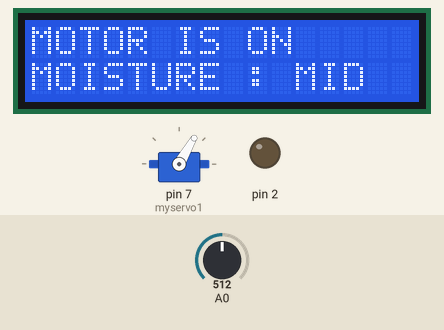
The sketch below on a simulated Arduino Uno, built with avr-gcc and run on an emulated ATmega328P. On the bench: servo, 16×2 character LCD, output pins drawn as LEDs (lit = HIGH). The test bench sets the inputs (shaded band); at power-on: A0 = 512. What the sketch prints to the serial monitor is not drawn.

Above: at 8.3 s.
8.4 s: A0 set to 490
At 13.1 s:
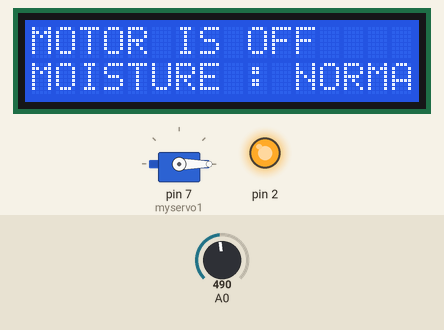
13.9 s: A0 set to 716
At 18.6 s:
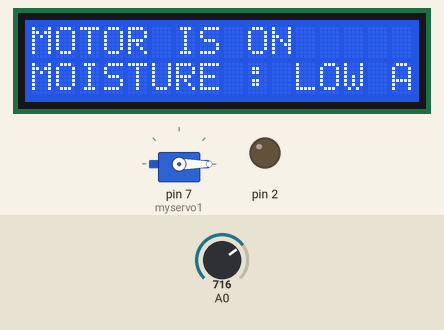
19.4 s: A0 set to 306
At 24.9 s:
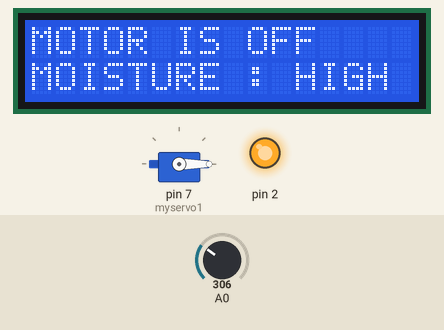
25.3 s: A0 set to 710
At 28.4 s:
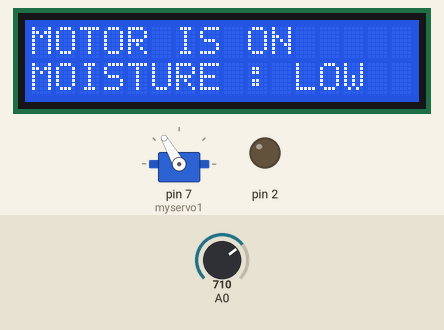
30.8 s: A0 set to 900
At 35.39 s:
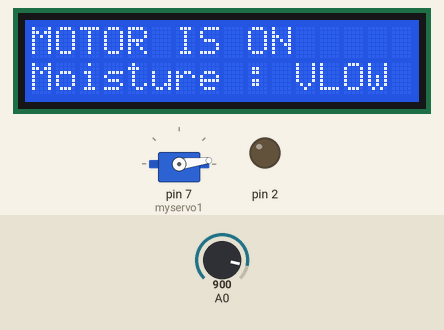
37.6 s: A0 set to 690
At 42.8 s:
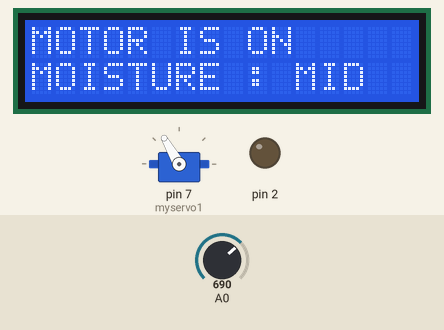
Timing chart, 0 to 44.1 s (numbered marks = the images above; inputs shaded):
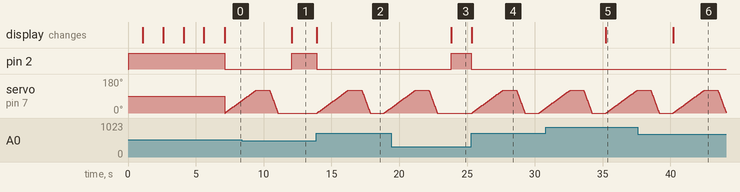

The sketch:

wateringPlantSystem.ino
```cpp
#include <LiquidCrystal_I2C.h>
#include <Servo.h>
LiquidCrystal_I2C dis(0x27, 16, 2);
Servo myservo1;
int pos = 0;
int cm = 0;


void setup() {
myservo1.attach(7);
Serial.begin(9600);
dis.init();
dis.backlight();
dis.clear();
pinMode(2, OUTPUT);
digitalWrite(2, HIGH);
delay(1000);
dis.setCursor(0, 0);
dis.print(" MY IRRIGRATION");
dis.setCursor(0, 1);
dis.print("SYSTEM IS ON ");
for (int a = 12; a <= 15; a++) {
  dis.setCursor(a, 1);
  dis.print(".");
  delay(1500);
}
dis.clear();

}

void loop() {
int value = analogRead(A0);
Serial.println(value);

if (value >= 900){
  dis.setCursor(0, 1);
  dis.print("Moisture : VLOW ");
  digitalWrite(2, LOW);
  dis.setCursor(0, 0);
  dis.print("MOTOR IS ON ");

  for (pos = 0; pos <= 120; pos += 1){
    myservo1.write(pos);
    delay(19);
  }
  delay(1000);

  for (pos = 120; pos >= 0; pos -= 1){
    myservo1.write(pos);
    delay(5);
  }
  delay(1000);
} else if (value >= 700) {
  dis.setCursor(0, 1);
  dis.print("MOISTURE : LOW ");
  digitalWrite(2, LOW);
  dis.setCursor(0, 0);
  dis.print("MOTOR IS ON ");

  for (pos = 0; pos <= 120; pos += 1){
    myservo1.write(pos);
    delay(19);
  }
  delay(1000);

  for (pos = 120; pos >= 0; pos -= 1){
    myservo1.write(pos);
    delay(5);
  }
  delay(1000);
}
  else if (value >= 500) {
    dis.setCursor(0, 1);
    dis.print("MOISTURE : MID  ");
    digitalWrite(2, LOW);
    dis.setCursor(0, 0);
    dis.print("MOTOR IS ON ");

    for (pos = 0; pos <= 120; pos += 1) {
      myservo1.write(pos);
      delay(19);
    }
    delay(1000);

    for (pos = 120; pos >= 0; pos -= 1) {
      myservo1.write(pos);
      delay(5);
    }
    delay(1000);
  }
    else if (value >= 310){
      dis.setCursor(0, 1);
      dis.print("MOISTURE : NORMAL ");
      digitalWrite(2, HIGH);
      dis.setCursor(0, 0);
      dis.print("MOTOR IS OFF ");
    }

    else {
      dis.setCursor(0, 1);
      dis.print("MOISTURE : HIGH ");
      digitalWrite(2, HIGH);
      dis.setCursor(0, 0);
      dis.print("MOTOR IS OFF ");
    }


}
```

Measured:
- the behaviour switches between 500 and 499 on A0 (found by bisection; images 0 and 1)
- after the input at 8.4 s, pin 2: LOW → HIGH after 3.7 s; servo on pin 7 (myservo1): goes on until 11.1 s, then stays 0°; the display: changes after 3.7 s (image 1)
- after the input at 13.9 s, pin 2: HIGH → LOW at once; the display: changes at once (image 2)
- after the input at 19.4 s, pin 2: LOW → HIGH after 4.4 s; servo on pin 7 (myservo1): goes on until 22.8 s, then stays 0°; the display: changes after 4.4 s (image 3)
- after the input at 25.3 s, pin 2: HIGH → LOW at once; the display: changes at once (image 4)
- after the input at 30.8 s, the display: changes after 4.4 s (image 5)
- after the input at 37.6 s, the display: changes after 2.6 s (image 6)
